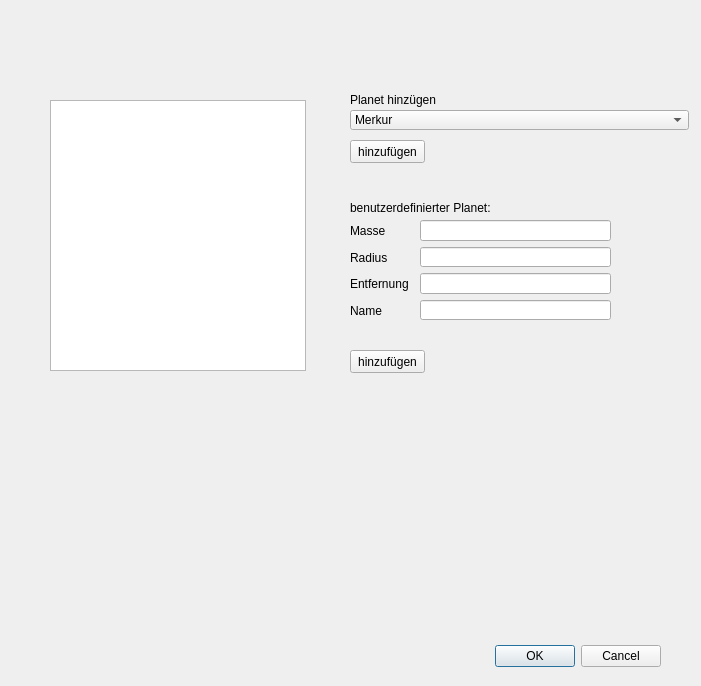
<?xml version="1.0" encoding="UTF-8"?>
<ui version="4.0">
 <class>Dialog</class>
 <widget class="QDialog" name="Dialog">
  <property name="geometry">
   <rect>
    <x>0</x>
    <y>0</y>
    <width>701</width>
    <height>686</height>
   </rect>
  </property>
  <property name="windowTitle">
   <string>Dialog</string>
  </property>
  <widget class="QDialogButtonBox" name="buttonBox">
   <property name="geometry">
    <rect>
     <x>320</x>
     <y>640</y>
     <width>341</width>
     <height>32</height>
    </rect>
   </property>
   <property name="orientation">
    <enum>Qt::Horizontal</enum>
   </property>
   <property name="standardButtons">
    <set>QDialogButtonBox::Cancel|QDialogButtonBox::Ok</set>
   </property>
  </widget>
  <widget class="QComboBox" name="planets_comboBox">
   <property name="geometry">
    <rect>
     <x>350</x>
     <y>110</y>
     <width>339</width>
     <height>20</height>
    </rect>
   </property>
   <item>
    <property name="text">
     <string>Merkur</string>
    </property>
   </item>
   <item>
    <property name="text">
     <string>Venus</string>
    </property>
   </item>
   <item>
    <property name="text">
     <string>Erde</string>
    </property>
   </item>
   <item>
    <property name="text">
     <string>Mars</string>
    </property>
   </item>
   <item>
    <property name="text">
     <string>Jupiter</string>
    </property>
   </item>
   <item>
    <property name="text">
     <string>Saturn</string>
    </property>
   </item>
   <item>
    <property name="text">
     <string>Uranus</string>
    </property>
   </item>
   <item>
    <property name="text">
     <string>Neptun</string>
    </property>
   </item>
  </widget>
  <widget class="QPushButton" name="add_planet_btn">
   <property name="geometry">
    <rect>
     <x>350</x>
     <y>140</y>
     <width>75</width>
     <height>23</height>
    </rect>
   </property>
   <property name="text">
    <string>hinzufügen</string>
   </property>
  </widget>
  <widget class="QWidget" name="verticalLayoutWidget_2">
   <property name="geometry">
    <rect>
     <x>350</x>
     <y>220</y>
     <width>71</width>
     <height>101</height>
    </rect>
   </property>
   <layout class="QVBoxLayout" name="verticalLayout_2">
    <item>
     <widget class="QLabel" name="mass_label_3">
      <property name="text">
       <string>Masse</string>
      </property>
     </widget>
    </item>
    <item>
     <widget class="QLabel" name="rad_label_3">
      <property name="text">
       <string>Radius</string>
      </property>
     </widget>
    </item>
    <item>
     <widget class="QLabel" name="dist_label_3">
      <property name="toolTip">
       <string>&lt;html&gt;&lt;head/&gt;&lt;body&gt;&lt;p&gt;Entfernung zum Massemittelpunkt&lt;/p&gt;&lt;/body&gt;&lt;/html&gt;</string>
      </property>
      <property name="text">
       <string>Entfernung</string>
      </property>
     </widget>
    </item>
    <item>
     <widget class="QLabel" name="name_label_3">
      <property name="toolTip">
       <string>&lt;html&gt;&lt;head/&gt;&lt;body&gt;&lt;p&gt;Name des Planeten&lt;/p&gt;&lt;/body&gt;&lt;/html&gt;</string>
      </property>
      <property name="text">
       <string>Name</string>
      </property>
     </widget>
    </item>
   </layout>
  </widget>
  <widget class="QLabel" name="add_planet_label">
   <property name="geometry">
    <rect>
     <x>350</x>
     <y>90</y>
     <width>339</width>
     <height>19</height>
    </rect>
   </property>
   <property name="text">
    <string>Planet hinzügen</string>
   </property>
  </widget>
  <widget class="QPushButton" name="add_usr_planet_btn">
   <property name="geometry">
    <rect>
     <x>350</x>
     <y>350</y>
     <width>75</width>
     <height>23</height>
    </rect>
   </property>
   <property name="text">
    <string>hinzufügen</string>
   </property>
  </widget>
  <widget class="QLabel" name="user_planet_label">
   <property name="geometry">
    <rect>
     <x>350</x>
     <y>200</y>
     <width>211</width>
     <height>16</height>
    </rect>
   </property>
   <property name="text">
    <string>benutzerdefinierter Planet:</string>
   </property>
  </widget>
  <widget class="QWidget" name="verticalLayoutWidget">
   <property name="geometry">
    <rect>
     <x>420</x>
     <y>220</y>
     <width>191</width>
     <height>100</height>
    </rect>
   </property>
   <layout class="QVBoxLayout" name="verticalLayout">
    <item>
     <widget class="QLineEdit" name="mass_le_3"/>
    </item>
    <item>
     <widget class="QLineEdit" name="radius_le_3"/>
    </item>
    <item>
     <widget class="QLineEdit" name="dist_le_3"/>
    </item>
    <item>
     <widget class="QLineEdit" name="name_le_3"/>
    </item>
   </layout>
  </widget>
  <widget class="QListWidget" name="listWidget">
   <property name="geometry">
    <rect>
     <x>50</x>
     <y>100</y>
     <width>256</width>
     <height>271</height>
    </rect>
   </property>
  </widget>
 </widget>
 <resources/>
 <connections>
  <connection>
   <sender>buttonBox</sender>
   <signal>accepted()</signal>
   <receiver>Dialog</receiver>
   <slot>accept()</slot>
   <hints>
    <hint type="sourcelabel">
     <x>248</x>
     <y>254</y>
    </hint>
    <hint type="destinationlabel">
     <x>157</x>
     <y>274</y>
    </hint>
   </hints>
  </connection>
  <connection>
   <sender>buttonBox</sender>
   <signal>rejected()</signal>
   <receiver>Dialog</receiver>
   <slot>reject()</slot>
   <hints>
    <hint type="sourcelabel">
     <x>316</x>
     <y>260</y>
    </hint>
    <hint type="destinationlabel">
     <x>286</x>
     <y>274</y>
    </hint>
   </hints>
  </connection>
 </connections>
</ui>
